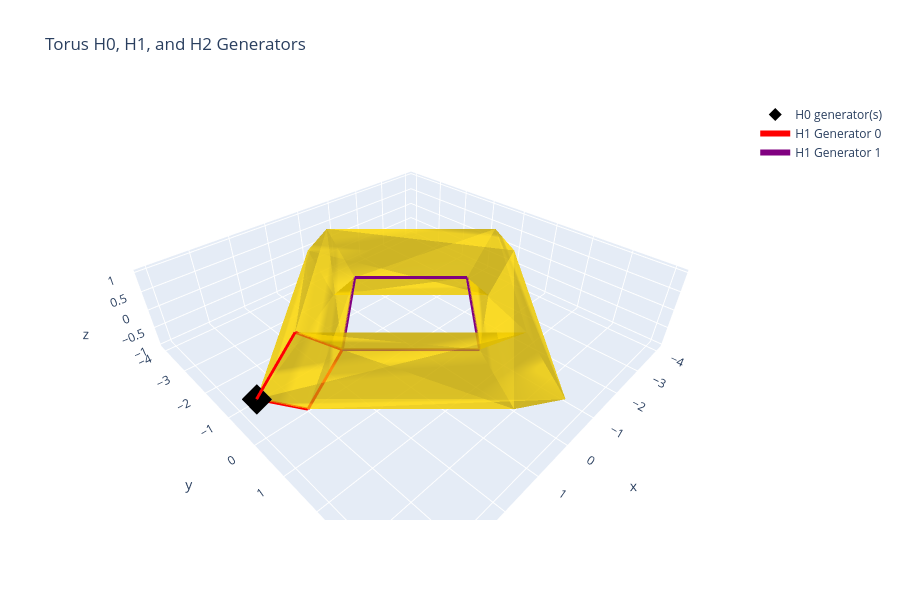

The notebook cell this image was saved under:
### Markdown cell above
### Example 3.3: Visualizing Generators (Torus)

### Code cell
import gudhi

# Build a small Torus point cloud and complex
R, r = 3.0, 1.0
nu, nv = 4, 4
pts = []
simplices = []

def idx(i, j): return i * nv + j

for i in range(nu):
    u = 2.0 * np.pi * i / nu
    for j in range(nv):
        v = 2.0 * np.pi * j / nv
        pts.append([(R + r * np.cos(v)) * np.cos(u), (R + r * np.cos(v)) * np.sin(u), r * np.sin(v)])

for i in range(nu):
    ip = (i + 1) % nu
    for j in range(nv):
        jp = (j + 1) % nv
        a, b, c, d = idx(i, j), idx(ip, j), idx(ip, jp), idx(i, jp)
        simplices.extend([(a, b, c), (a, c, d)])

st = gudhi.SimplexTree()
for v in range(len(pts)): st.insert([v])
for s in simplices: st.insert(list(s))
pts = np.array(pts)

# Extract Generators
h0 = compute_homology_basis_from_simplex_tree(st, dimension=0)
h1 = compute_optimal_h1_basis_from_simplex_tree(st, point_cloud=pts, max_cycles=8)
h2 = compute_homology_basis_from_simplex_tree(st, dimension=2, mode="valid")

print(f"H0 Generators Found: {h0.rank}")
print(f"H1 Generators Found: {h1.rank}")
print(f"H2 Generators Found: {h2.rank}")

# Plotting with Plotly
fig = go.Figure()
faces = [tuple(s) for s, _ in st.get_skeleton(2) if len(s) == 3]

# Base semi-transparent surface
fig.add_trace(go.Mesh3d(
    x=pts[:,0], y=pts[:,1], z=pts[:,2],
    i=[f[0] for f in faces], j=[f[1] for f in faces], k=[f[2] for f in faces],
    opacity=0.1, color="lightblue", name="Base Surface"
))

# Plot H0 (vertices)
h0_vs = []
for gen in h0.generators:
    for simplex in gen.support_simplices:
        if len(simplex) == 1:
            h0_vs.append(int(simplex[0]))
h0_vs = list(set(h0_vs))
if h0_vs:
    fig.add_trace(go.Scatter3d(
        x=pts[h0_vs, 0], y=pts[h0_vs, 1], z=pts[h0_vs, 2],
        mode="markers", marker=dict(size=10, color="black", symbol="diamond"),
        name="H0 generator(s)"
    ))

# Plot H1 (cycles)
colors = ["red", "purple"]
for gi, gen in enumerate(h1.generators[:2]):
    edges = [tuple(sorted(e)) for e in gen.support_edges]
    xs, ys, zs = [], [], []
    for u, v in edges:
        xs.extend([pts[u,0], pts[v,0], None])
        ys.extend([pts[u,1], pts[v,1], None])
        zs.extend([pts[u,2], pts[v,2], None])
    fig.add_trace(go.Scatter3d(
        x=xs, y=ys, z=zs, mode="lines",
        line=dict(width=6, color=colors[gi]),
        name=f"H1 Generator {gi}"
    ))

# Plot H2 (cavities/faces)
h2_faces = []
for gen in h2.generators:
    for simplex in gen.support_simplices:
        if len(simplex) == 3:
            h2_faces.append(tuple(sorted(simplex)))
h2_faces = list(set(h2_faces))
if h2_faces:
    fig.add_trace(go.Mesh3d(
        x=pts[:, 0], y=pts[:, 1], z=pts[:, 2],
        i=[f[0] for f in h2_faces], j=[f[1] for f in h2_faces], k=[f[2] for f in h2_faces],
        opacity=0.6, color="gold", name="H2 generator support"
    ))

fig.update_layout(title="Torus H0, H1, and H2 Generators", height=600)
fig.show()

### Figure 1 — Plotly figure (JSON) as saved in the notebook; plotly's stock layout.template omitted (floating-point values rounded to 4 significant figures)
{"data": [{"color": "lightblue", "i": [0, 0, 0, 0, 0, 0, 1, 1, 1, 1, 2, 2, 2, 2, 3, 3, 4, 4, 4, 5, 5, 6, 6, 7, 8, 8, 8, 9, 9, 10, 10, 11], "j": [1, 1, 3, 3, 4, 12, 2, 2, 5, 12, 3, 3, 6, 13, 4, 14, 5, 7, 8, 6, 9, 7, 10, 8, 9, 11, 12, 10, 13, 11, 14, 12], "k": [5, 12, 4, 15, 5, 15, 6, 13, 6, 13, 7, 14, 7, 14, 7, 15, 9, 8, 9, 10, 10, 11, 11, 11, 13, 12, 13, 14, 14, 15, 15, 15], "name": "Base Surface", "opacity": 0.1, "x": [4.0, 3.0, 2.0, 3.0, 2.449e-16, 1.837e-16, 1.225e-16, 1.837e-16, -4.0, -3.0, -2.0, -3.0, -7.348e-16, -5.511e-16, -3.674e-16, -5.511e-16], "y": [0.0, 0.0, 0.0, 0.0, 4.0, 3.0, 2.0, 3.0, 4.899e-16, 3.674e-16, 2.449e-16, 3.674e-16, -4.0, -3.0, -2.0, -3.0], "z": [0.0, 1.0, 1.225e-16, -1.0, 0.0, 1.0, 1.225e-16, -1.0, 0.0, 1.0, 1.225e-16, -1.0, 0.0, 1.0, 1.225e-16, -1.0], "type": "mesh3d"}, {"marker": {"color": "black", "size": 10, "symbol": "diamond"}, "mode": "markers", "name": "H0 generator(s)", "x": [4.0], "y": [0.0], "z": [0.0], "type": "scatter3d"}, {"line": {"color": "red", "width": 6}, "mode": "lines", "name": "H1 Generator 0", "x": [4.0, 3.0, null, 3.0, 2.0, null, 2.0, 3.0, null, 4.0, 3.0, null, 4.0, 4.0, null], "y": [0.0, 0.0, null, 0.0, 0.0, null, 0.0, 0.0, null, 0.0, 0.0, null, 0.0, 0.0, null], "z": [0.0, 1.0, null, 1.0, 1.225e-16, null, 1.225e-16, -1.0, null, 0.0, -1.0, null, 0.0, 0.0, null], "type": "scatter3d"}, {"line": {"color": "purple", "width": 6}, "mode": "lines", "name": "H1 Generator 1", "x": [2.0, 1.225e-16, null, 1.225e-16, -2.0, null, -2.0, -3.674e-16, null, 2.0, -3.674e-16, null, 2.0, 2.0, null], "y": [0.0, 2.0, null, 2.0, 2.449e-16, null, 2.449e-16, -2.0, null, 0.0, -2.0, null, 0.0, 0.0, null], "z": [1.225e-16, 1.225e-16, null, 1.225e-16, 1.225e-16, null, 1.225e-16, 1.225e-16, null, 1.225e-16, 1.225e-16, null, 1.225e-16, 1.225e-16, null], "type": "scatter3d"}, {"color": "gold", "i": [3, 10, 5, 0, 2, 0, 4, 0, 3, 9, 6, 1, 5, 0, 8, 2, 11, 4, 1, 10, 2, 9, 4, 8, 7, 0, 1, 1, 6, 2, 8, 0], "j": [14, 11, 9, 1, 13, 12, 5, 3, 4, 13, 7, 5, 6, 1, 9, 6, 12, 7, 2, 14, 3, 10, 8, 11, 8, 3, 2, 12, 10, 3, 12, 4], "k": [15, 15, 10, 12, 14, 15, 9, 15, 7, 14, 11, 6, 10, 5, 13, 7, 15, 8, 13, 15, 14, 14, 9, 12, 11, 4, 6, 13, 11, 7, 13, 5], "name": "H2 generator support", "opacity": 0.6, "x": [4.0, 3.0, 2.0, 3.0, 2.449e-16, 1.837e-16, 1.225e-16, 1.837e-16, -4.0, -3.0, -2.0, -3.0, -7.348e-16, -5.511e-16, -3.674e-16, -5.511e-16], "y": [0.0, 0.0, 0.0, 0.0, 4.0, 3.0, 2.0, 3.0, 4.899e-16, 3.674e-16, 2.449e-16, 3.674e-16, -4.0, -3.0, -2.0, -3.0], "z": [0.0, 1.0, 1.225e-16, -1.0, 0.0, 1.0, 1.225e-16, -1.0, 0.0, 1.0, 1.225e-16, -1.0, 0.0, 1.0, 1.225e-16, -1.0], "type": "mesh3d"}], "layout": {"title": {"text": "Torus H0, H1, and H2 Generators"}, "height": 600}}
